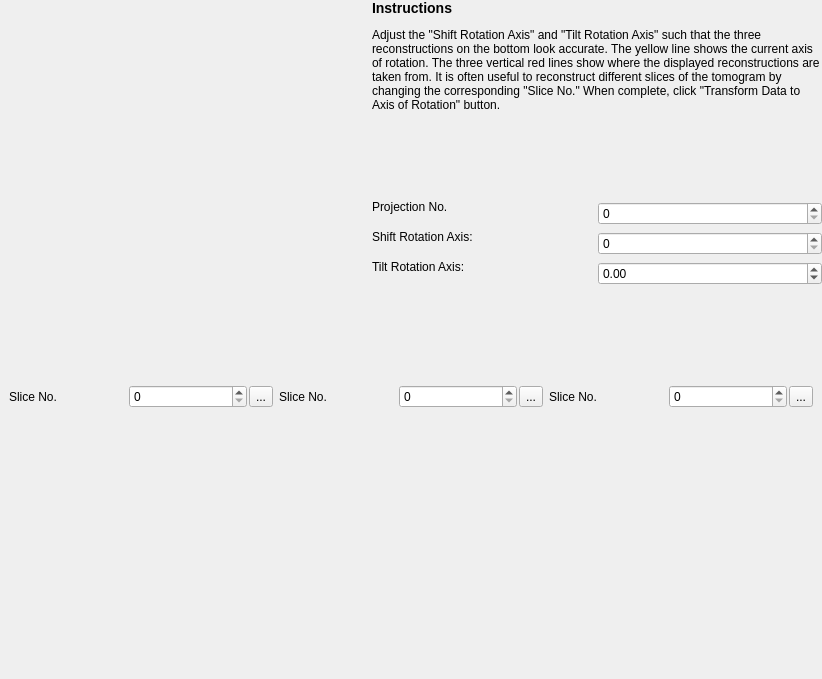
<?xml version="1.0" encoding="UTF-8"?>
<ui version="4.0">
 <class>RotateAlignWidget</class>
 <widget class="QWidget" name="RotateAlignWidget">
  <property name="geometry">
   <rect>
    <x>0</x>
    <y>0</y>
    <width>822</width>
    <height>679</height>
   </rect>
  </property>
  <property name="windowTitle">
   <string>Form</string>
  </property>
  <layout class="QVBoxLayout" name="verticalLayout">
   <property name="spacing">
    <number>2</number>
   </property>
   <property name="leftMargin">
    <number>0</number>
   </property>
   <property name="topMargin">
    <number>0</number>
   </property>
   <property name="rightMargin">
    <number>0</number>
   </property>
   <property name="bottomMargin">
    <number>0</number>
   </property>
   <item>
    <layout class="QHBoxLayout" name="horizontalLayout_10">
     <property name="spacing">
      <number>2</number>
     </property>
     <item>
      <widget class="tomviz::QVTKGLWidget" name="sliceView" native="true">
       <property name="sizePolicy">
        <sizepolicy hsizetype="Preferred" vsizetype="Preferred">
         <horstretch>1</horstretch>
         <verstretch>1</verstretch>
        </sizepolicy>
       </property>
       <property name="minimumSize">
        <size>
         <width>300</width>
         <height>300</height>
        </size>
       </property>
      </widget>
     </item>
     <item>
      <layout class="QVBoxLayout" name="verticalLayout_3">
       <property name="spacing">
        <number>2</number>
       </property>
       <property name="leftMargin">
        <number>0</number>
       </property>
       <item>
        <widget class="QLabel" name="label_7">
         <property name="minimumSize">
          <size>
           <width>450</width>
           <height>0</height>
          </size>
         </property>
         <property name="text">
          <string>&lt;html&gt;&lt;head/&gt;&lt;body&gt;&lt;h3&gt;Instructions&lt;/h3&gt;&lt;p&gt;Adjust the &amp;quot;Shift Rotation Axis&amp;quot; and &amp;quot;Tilt Rotation Axis&amp;quot; such that the three reconstructions on the bottom look accurate. The yellow line shows the current axis of rotation. The three vertical red lines show where the displayed reconstructions are taken from. It is often useful to reconstruct different slices of the tomogram by changing the corresponding &amp;quot;Slice No.&amp;quot; When complete, click &amp;quot;Transform Data to Axis of Rotation&amp;quot; button.&lt;/p&gt;&lt;/body&gt;&lt;/html&gt;</string>
         </property>
         <property name="wordWrap">
          <bool>true</bool>
         </property>
        </widget>
       </item>
       <item>
        <spacer name="verticalSpacer_1">
         <property name="orientation">
          <enum>Qt::Vertical</enum>
         </property>
         <property name="sizeHint" stdset="0">
          <size>
           <width>20</width>
           <height>40</height>
          </size>
         </property>
        </spacer>
       </item>
       <item>
        <layout class="QHBoxLayout" name="horizontalLayout_8">
         <property name="spacing">
          <number>2</number>
         </property>
         <item>
          <widget class="QLabel" name="label_4">
           <property name="text">
            <string>Projection No.
            </string>
           </property>
          </widget>
         </item>
         <item>
          <widget class="tomviz::DoubleSpinBox" name="projection">
           <property name="decimals">
            <number>0</number>
           </property>
          </widget>
         </item>
        </layout>
       </item>
       <item>
        <layout class="QHBoxLayout" name="horizontalLayout_6">
         <property name="spacing">
          <number>2</number>
         </property>
         <item>
          <widget class="QLabel" name="label_5">
           <property name="text">
            <string>Shift Rotation Axis:
            </string>
           </property>
          </widget>
         </item>
         <item>
          <widget class="tomviz::DoubleSpinBox" name="rotationAxis">
           <property name="decimals">
            <number>0</number>
           </property>
          </widget>
         </item>
        </layout>
       </item>
       <item>
        <layout class="QHBoxLayout" name="horizontallayout_11">
         <property name="spacing">
          <number>2</number>
         </property>
         <item>
          <widget class="QLabel" name="label_6">
           <property name="text">
            <string>Tilt Rotation Axis:
            </string>
           </property>
          </widget>
         </item>
         <item>
          <widget class="tomviz::DoubleSpinBox" name="rotationAngle">
           <property name="minimum">
            <double>-180.000000000000000</double>
           </property>
           <property name="maximum">
            <double>180.000000000000000</double>
           </property>
           <property name="singleStep">
            <double>0.500000000000000</double>
           </property>
          </widget>
         </item>
        </layout>
       </item>
       <item>
        <spacer name="verticalSpacer_2">
         <property name="orientation">
          <enum>Qt::Vertical</enum>
         </property>
         <property name="sizeHint" stdset="0">
          <size>
           <width>20</width>
           <height>40</height>
          </size>
         </property>
        </spacer>
       </item>
      </layout>
     </item>
    </layout>
   </item>
   <item>
    <widget class="QWidget" name="recon_slices_widget" native="true">
     <layout class="QHBoxLayout" name="horizontalLayout" stretch="0,0,0">
      <item>
       <layout class="QVBoxLayout" name="verticalLayout_4">
        <item>
         <layout class="QHBoxLayout" name="horizontalLayout_3">
          <property name="spacing">
           <number>2</number>
          </property>
          <item>
           <widget class="QLabel" name="label">
            <property name="text">
             <string>Slice No.</string>
            </property>
           </widget>
          </item>
          <item>
           <widget class="tomviz::DoubleSpinBox" name="spinBox_1">
            <property name="decimals">
             <number>0</number>
            </property>
           </widget>
          </item>
          <item>
           <widget class="QToolButton" name="colorMapButton_1">
            <property name="text">
             <string>...</string>
            </property>
           </widget>
          </item>
         </layout>
        </item>
        <item>
         <widget class="tomviz::QVTKGLWidget" name="sliceView_1" native="true">
          <property name="sizePolicy">
           <sizepolicy hsizetype="Preferred" vsizetype="Preferred">
            <horstretch>0</horstretch>
            <verstretch>1</verstretch>
           </sizepolicy>
          </property>
          <property name="minimumSize">
           <size>
            <width>256</width>
            <height>256</height>
           </size>
          </property>
         </widget>
        </item>
       </layout>
      </item>
      <item>
       <layout class="QVBoxLayout" name="verticalLayout_5">
        <property name="spacing">
         <number>2</number>
        </property>
        <item>
         <layout class="QHBoxLayout" name="horizontalLayout_4">
          <property name="spacing">
           <number>2</number>
          </property>
          <item>
           <widget class="QLabel" name="label_2">
            <property name="text">
             <string>Slice No.</string>
            </property>
           </widget>
          </item>
          <item>
           <widget class="tomviz::DoubleSpinBox" name="spinBox_2">
            <property name="decimals">
             <number>0</number>
            </property>
           </widget>
          </item>
          <item>
           <widget class="QToolButton" name="colorMapButton_2">
            <property name="text">
             <string>...</string>
            </property>
           </widget>
          </item>
         </layout>
        </item>
        <item>
         <widget class="tomviz::QVTKGLWidget" name="sliceView_2" native="true">
          <property name="sizePolicy">
           <sizepolicy hsizetype="Preferred" vsizetype="Preferred">
            <horstretch>0</horstretch>
            <verstretch>1</verstretch>
           </sizepolicy>
          </property>
          <property name="minimumSize">
           <size>
            <width>256</width>
            <height>256</height>
           </size>
          </property>
         </widget>
        </item>
       </layout>
      </item>
      <item>
       <layout class="QVBoxLayout" name="verticalLayout_6">
        <property name="spacing">
         <number>2</number>
        </property>
        <item>
         <layout class="QHBoxLayout" name="horizontalLayout_5">
          <property name="spacing">
           <number>2</number>
          </property>
          <item>
           <widget class="QLabel" name="label_3">
            <property name="text">
             <string>Slice No.</string>
            </property>
           </widget>
          </item>
          <item>
           <widget class="tomviz::DoubleSpinBox" name="spinBox_3">
            <property name="decimals">
             <number>0</number>
            </property>
           </widget>
          </item>
          <item>
           <widget class="QToolButton" name="colorMapButton_3">
            <property name="text">
             <string>...</string>
            </property>
           </widget>
          </item>
         </layout>
        </item>
        <item>
         <widget class="tomviz::QVTKGLWidget" name="sliceView_3" native="true">
          <property name="sizePolicy">
           <sizepolicy hsizetype="Preferred" vsizetype="Preferred">
            <horstretch>0</horstretch>
            <verstretch>1</verstretch>
           </sizepolicy>
          </property>
          <property name="minimumSize">
           <size>
            <width>256</width>
            <height>256</height>
           </size>
          </property>
         </widget>
        </item>
       </layout>
      </item>
     </layout>
    </widget>
   </item>
  </layout>
 </widget>
 <customwidgets>
  <customwidget>
   <class>tomviz::QVTKGLWidget</class>
   <extends>QWidget</extends>
   <header>QVTKGLWidget.h</header>
   <container>1</container>
  </customwidget>
  <customwidget>
   <class>tomviz::DoubleSpinBox</class>
   <extends>QDoubleSpinBox</extends>
   <header>DoubleSpinBox.h</header>
  </customwidget>
 </customwidgets>
 <resources/>
 <connections/>
</ui>
